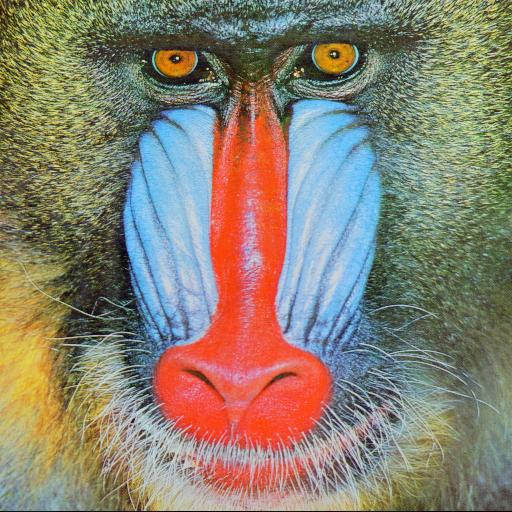
#> input picture lab1/mandril.jpg, 512 x 512 px
$ jupyter execute 01_intro.ipynb
#> lines starting #> are read from the running program, lines starting #| are printed output that depends on the picture
## Podstawowe operacje

W ramach kursu będziemy wykorzystywać głównie bibliotekę OpenCV (Open Computer Vision Library).
W trakcie niniejszego ćwiczenia zapoznamy się z podstawowymi funkcjonalnościami: wczytywaniem, zapisywaniem i konwersją do innej przestrzeni barw.
Zaznajomimy się również z Jupyter Notebook.

**Jak pracować z notebookiem:** komórki wykonujemy kolejno (`Shift+Enter`). Zmienne zdefiniowane w jednej komórce są widoczne w następnych, dlatego komórki należy uruchamiać w kolejności od góry do dołu.

Wczytywanie obrazów z wykorzystaniem OpenCV.
1. Zaimportuj bibliotekę OpenCV:
        `import cv2`
1. Zaimportuj bibliotekę pyplot z matplotlib jako plt:
        `from matplotlib import pyplot as plt`
1. Wygodną opcją jest możliwość pobierania danych (obrazów, ale też np. baz danych) z sieci.
   Eliminuje to konieczność pobierania danych np. z Moodle oraz czyni uzupełniony Notebook "samowystarczalnym" - wystarczy go uruchomić.
   * zaimportuj bibliotekę os `import os`
   * zaimportuj bibliotekę requests `import requests`
   * stwórz zmienne na adres pobieranego pliku (*url*) i samą jego nazwę (*fileName*)
   * sprawdź, czy taki plik istnieje (unikniemy wielokrotnego pobierania tych samych danych)
        `if not os.path.exists(fileName) :`
   * pobierz plik: `r = requests.get(url + fileName, allow_redirects=True)`
   * sprawdź, czy pobieranie się powiodło: `r.raise_for_status()`
   * zapisz na dysku: `with open(fileName, 'wb') as f: f.write(r.content)`

1. Wykorzystując polecenie *imread* wczytaj obraz *mandril.jpg*
1. Wyświetl obraz wykorzystując bibliotekę *pyplot*
        plt.imshow(I)
        plt.xticks([]), plt.yticks([])
        plt.show()
1. Jeśli kolory mandryla wyglądają nienaturalnie (np. niebieski nos zamiast czerwonego), to nie jest to błąd w obrazie.
   Przyczyną jest sposób w jaki funkcja `imread` z OpenCV odczytuje obraz (kolejność kanałów BGR, zamiast RGB, której oczekuje matplotlib).
   Obrazom kolorowym będzie poświęcone odrębne ćwiczenie, więc nie będziemy w tym miejscu rozwijać tego wątku.
1. W celu poprawnego wyświetlenia należy dokonać konwersji koloru z BGR na RGB.
        I = cv2.cvtColor(I, cv2.COLOR_BGR2RGB)
1. Dla porządku warto dodać, że w OpenCV do wyświetlania domyślnie wykorzystuje się funkcję `cv2.imshow`.
   Jednakże w przypadku Jupyter Notebook to rozwiązanie ma pewne wady (okno poza notebookiem, problemy z zamknięciem) i dlatego nie będziemy jej używać.
   Natomiast jeśli ktoś pracuje w "czystym" Pythonie, to jest to na pewno równoważna funkcjonalność.

[cell 1]
import cv2
import os
from matplotlib import pyplot as plt
import requests
import numpy as np

url = 'https://raw.githubusercontent.com/vision-agh/poc_sw/master/01_Intro/'
fileName = 'mandril.jpg'
if not os.path.exists(fileName) :
    r = requests.get(url + fileName, allow_redirects=True)
    r.raise_for_status()                      # Przerywa, jesli pobieranie sie nie powiodlo
    with open(fileName, 'wb') as f:
        f.write(r.content)

I = cv2.imread(fileName)
#> I is the input picture: shape (512, 512, 3); mean B, G, R 113.2, 128.8, 137.4
plt.imshow(I)
plt.xticks([]), plt.yticks([])  # to hide tick values on X and Y axis
plt.show()

[cell 2]
I = cv2.cvtColor(I, cv2.COLOR_BGR2RGB)
plt.imshow(I)
plt.xticks([]), plt.yticks([])  # to hide tick values on X and Y axis
plt.show()

Obraz jest zwykłą tablicą *numpy*. Sprawdź jego rozmiar (`I.shape`), typ danych (`I.dtype`) oraz zakres wartości (`I.min()`, `I.max()`).
Co oznaczają kolejne liczby w `I.shape`? Który wymiar to wysokość, a który szerokość obrazu?

[cell 3]
print('shape:', I.shape)                       # (wysokosc, szerokosc, liczba kanalow)
#| shape: (512, 512, 3)
print('dtype:', I.dtype)                       # uint8 -> wartosci 0..255
#| dtype: uint8
print('min / max:', I.min(), '/', I.max())
#| min / max: 0 / 255
print('Wysokosc: {}, szerokosc: {}, kanaly: {}'.format(I.shape[0], I.shape[1], I.shape[2]))
#| Wysokosc: 512, szerokosc: 512, kanaly: 3

W praktycznych rozważaniach często analizuje się obrazy w odcieniach szarości (ang. *grayscale*).
Do konwersji służy znana już funkcja `cvtColor` tylko tym razem z parametrem `cv2.COLOR_RGB2GRAY` (obraz jest już w kolejności RGB, dla obrazu prosto z `imread` użylibyśmy `cv2.COLOR_BGR2GRAY`)..
Proszę spróbować wyświetlić obraz.
Może okazać się, że nadal jest kolorowy, choć inaczej.
Dlaczego tak się dzieje zostanie obszerniej wyjaśnione pod koniec ćwiczenia.
Należy dodać argument `cmap='gray'` do funkcji `plt.imshow` (alternatywnie można użyć polecenia `plt.gray()` przed `plt.show`,
ale ono zmienia ustawienia globalne i wpływa na kolejne wykresy).

[cell 4]
I = cv2.cvtColor(I, cv2.COLOR_RGB2GRAY)
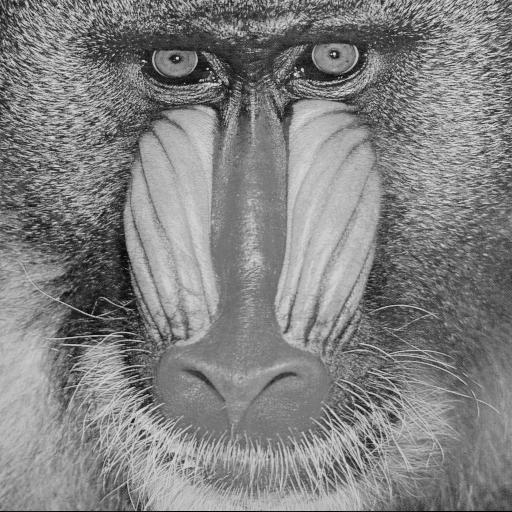
#> I: shape (512, 512); min 1, max 238, mean 129.6
plt.imshow(I, cmap='gray') # tu jesli nie ustawic bedzie wyswietlac w viridis
plt.xticks([]), plt.yticks([])  # to hide tick values on X and Y axis
plt.show()

Czasami konieczne jest zapisanie przetworzonego obrazu.
Służy do tego funkcja `cv2.imwrite`.
Proszę zapisać szarą wersję mandryla w formacie *png*.
Warto sprawdzić, czy obraz zapisał się poprawnie tj. otworzyć go w aplikacji do przeglądania obrazów
lub wczytać ponownie (`cv2.imread('szaryMandryl.png', cv2.IMREAD_GRAYSCALE)`) i porównać z oryginałem (`np.array_equal`).

**Uwaga:** `imwrite` (podobnie jak `imread`) zakłada kolejność kanałów BGR. Zapisanie kolorowego obrazu `I` (już w RGB) zamieniłoby czerwień z niebieskim.
Obraz w skali szarości ma jeden kanał, więc ten problem go nie dotyczy.

[cell 5]
cv2.imwrite('szaryMandryl.png', I)
#> Out = True

[cell 6]
I_gray = cv2.imread('szaryMandryl.png', cv2.IMREAD_GRAYSCALE)
np.array_equal(I, I_gray)
#> Out = True

Obraz w skali szarości możemy traktować jako dwuwymiarową funkcję $L(x,y)$, gdzie $x$, $y$ to współrzędne piksela, a $L(x,y)$ poziom jasności (najczęściej [0;255] - zapis na 8-bitach, typ *unsigned int*).
Wyświetl obraz mandryl jako funkcję dwuwymiarową.
Rysowanie wszystkich $512 \times 512$ punktów trwa kilka sekund, dlatego parametry `rstride` i `cstride` (co który wiersz/kolumna siatki jest rysowany) ustawiamy na 4:

[cell 7]
# create grid
xx, yy = np.mgrid[0:I.shape[0], 0:I.shape[1]]

# create the figure
fig = plt.figure(figsize=(8, 6))
ax = fig.add_subplot(projection = '3d')
ax.plot_surface(xx, yy, I, rstride=4, cstride=4, cmap=plt.get_cmap('gray'),
        linewidth=0)
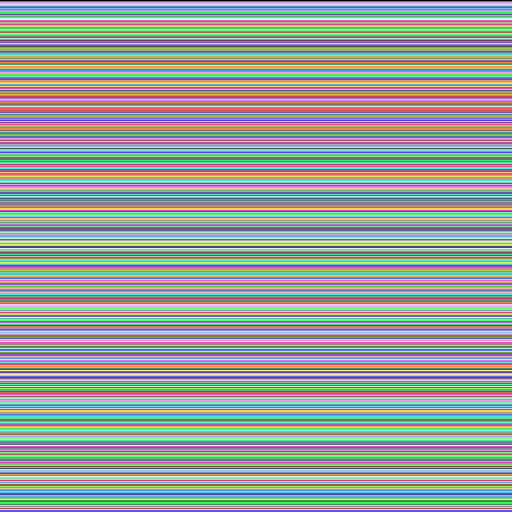
#> xx: shape (512, 512) int64; 512 distinct labels, from 0 to 511; one colour per label, 0 black
ax.set_xlabel('wiersz')
ax.set_ylabel('kolumna')
ax.set_zlabel('jasnosc', labelpad=8)

# show it
plt.show()
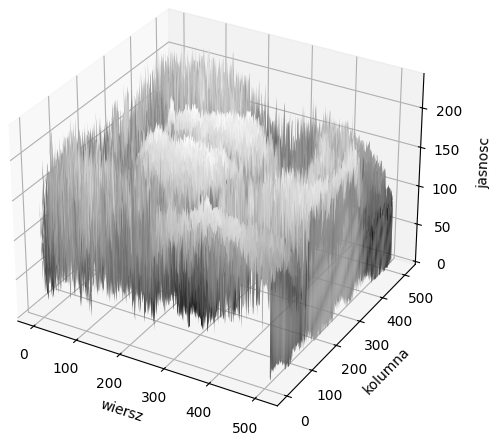
#> figure drawn by matplotlib, 1 panel

Komentarz:
- używamy biblioteki do obliczeń *numpy*,
- tworzymy siatkę punktów o rozmiarach takich jak obraz (*shape*),
- rysujemy wykres 3D,
- uwaga na konwencję indeksowania: w tablicy *numpy* pierwszy indeks to **wiersz** (współrzędna pionowa), a drugi to **kolumna** (współrzędna pozioma).
  Zatem piksel o współrzędnych $(x, y)$ w sensie "poziomo, pionowo" to `IG[y, x]`.

Podczas przetwarzania i analizy obrazów przydatne bywają "przekroje" przez obraz, czyli wartości funkcji $L(x,y)$ w przypadku gdy $x$ lub $y$ jest ustalone.
Wykonaj jeden wybrany przekrój w $x$ i $y$ (najlepiej przez interesujący fragment obrazu, np. środek - przekrój przez jednolite tło niewiele pokaże):
- po pierwsze należy pobrać dany wiersz lub kolumnę - np. `S = IG[10,:]` (tu jedenasty wiersz),
- po drugie stworzyć wykres złożony z dwóch subwykresów: `f, (ax1,ax2) = plt.subplots(1,2)`
- dla każdego z nich ustawić tytuł (np. `ax1.set_title('XXX')`) oraz treść `ax1.plot(S)`,
- na koniec całość wyświetlić `plt.show()`.

[cell 8]
height, width = I.shape
#> height = 512; width = 512

horizontal = I[height // 2, :]
#> horizontal = 512 values, max 209 at index 323, min 5 at index 122, mean 129.7
vertical = I[:, width // 2]
#> vertical = 512 values, max 200 at index 259, min 20 at index 511, mean 127.7

f, (ax1, ax2) = plt.subplots(1, 2, figsize=(12, 4))

ax1.set_title("Przekrój poziomy")
ax1.plot(horizontal)
ax1.set_xlabel("x")
ax1.set_ylabel("Jasność")

ax2.set_title("Przekrój pionowy")
ax2.plot(vertical)
ax2.set_xlabel("y")
ax2.set_ylabel("Jasność")

plt.show()
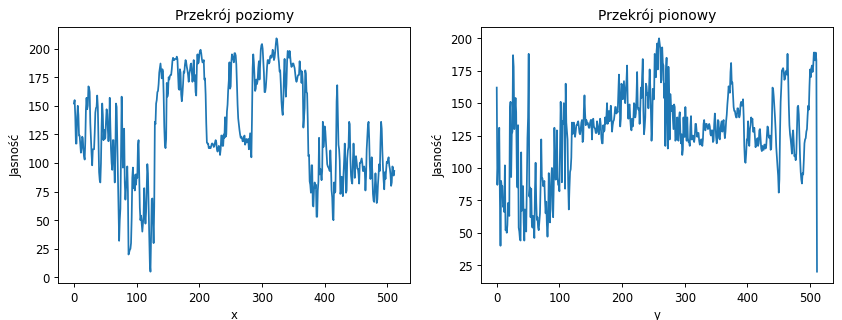
#> figure drawn by matplotlib, 2 panels; panel 1: curve peaks at x = 323, y = 209; panel 2: curve peaks at x = 259, y = 200

Obrazy indeksowane składają się z dwóch macierzy - obrazu oraz tzw. mapy kolorów.
W macierzy obrazu zapisane są wartości poszczególnych pikseli.
Macierz mapy kolorów ma rozmiar $m \times 3$ ($m$ wierszy, w każdym 3 wartości - składowe R,G,B).
Podczas wyświetlania, na podstawie wartości piksela, odczytywany jest kolor z macierzy mapy kolorów.
W ten sposób możliwe staje się "pokolorowanie" obrazu w skali szarości (stąd wcześniej szary mandryl był kolorowy -
matplotlib domyślnie używa mapy *viridis*, jeśli nie podamy innej).
Wykorzystanie pseudokoloru nie wpływa na ilość informacji zawartej na obrazku (dane w `IG` pozostają bez zmian), pomaga jedynie przedstawić go w bardziej czytelnej (dla człowieka) formie.
Przykładowo można uzyskać poprawę kontrastu, co jest ważne przy analizie np. obrazów medycznych.
Bardziej obszerny opis i spis dostępnych map można znaleźć w [dokumentacji.](https://matplotlib.org/stable/users/explain/colors/colormaps.html)

Wykorzystując dokumentację oraz polecenie `plt.imshow(IG, cmap=plt.get_cmap('XXX'))` proszę wyświetlić obraz mandryl w 4 różnych mapach kolorów.
Dla każdego obrazu warto dodać pasek kolorów (`plt.colorbar()`), który pokazuje, jaki kolor odpowiada jakiej wartości piksela.

Pytanie: dlaczego mapa *Paired* jest złym wyborem do wizualizacji jasności?

[cell 9]
fig , axes = plt.subplots(2, 2)

for ax, name in zip(axes.flat, ['gray', 'viridis', 'plasma', 'Paired']):
    image = ax.imshow(I, cmap=plt.get_cmap(name))
    ax.set_title(name)
    fig.colorbar(image, ax=ax)

plt.show()
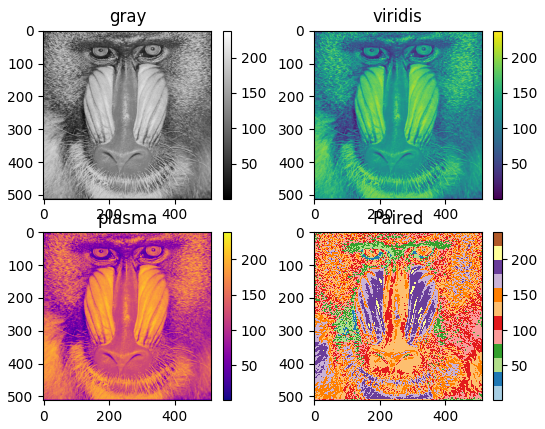
#> figure drawn by matplotlib, 8 panels
